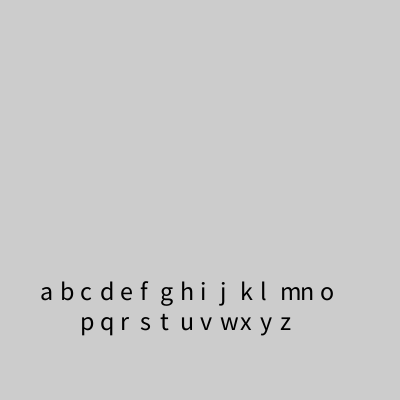
Frame 1 (no input)
Frame 60 (the mouse pressed at the canvas centre just before this capture): identical to frame 1, image omitted
Frame 120 (the mouse held since frame 60 and released just before this capture): identical to frame 1, image omitted

The Processing sketch that drew this single still picture (run headless with seeded random() and noise(); from frame 60 on, the mouse is pressed at the canvas centre):

// Processing sketch: processing_111259
// ── processing_111259.pde

char letter = 'a';
int xpos = 20;
int ypos = 300;
int textX = 20;
int textY = 100;

void setup() {
  size(400, 400);
  fill(0);
  textSize(26);

  for (int i = 0; i < 26; i++) {
    xpos+=20;
    text(letter++, xpos, ypos);

    if (xpos > width -100) {
      ypos+=30;
      xpos= 60;
    }
  }
}

void draw() {
  println(mouseX + " " + mouseY);
}
void mouseClicked() {
  //A button
  if (mouseY > 280 && mouseY < 300 && mouseX > 40 && mouseX < 55) {
    text('a', textX, textY);
    textX+= 20;
  }

  //B button
  if (mouseY > 280 && mouseY < 300 && mouseX > 55 && mouseX < 75) {
    text('b', textX, textY);
    textX+= 20;
  }

  //C button
  if (mouseY > 280 && mouseY < 300 && mouseX > 75 && mouseX < 95) {
    text('c', textX, textY);
    textX+= 20;
  }
  //D button
  if ( mouseY > 280 && mouseY < 300 && mouseX > 95 && mouseX < 115) {
    text('d', textX, textY);
    textX+= 20;
  }
  //E button
  if ( mouseY > 280 && mouseY < 300 && mouseX > 125 && mouseX < 135) {
    text('e', textX, textY);
    textX+= 20;
  }
  //F button
  if ( mouseY > 280 && mouseY < 300 && mouseX > 135 && mouseX < 155) {
    text('f', textX, textY);
    textX+= 20;
  }
  //G button
  if ( mouseY > 280 && mouseY < 300 && mouseX > 156 && mouseX < 175) {
    text('g', textX, textY);
    textX+= 20;
  }
  //h button
  if ( mouseY > 280 && mouseY < 300 && mouseX > 176 && mouseX < 197) {
    text('h', textX, textY);
    textX+= 20;
  }
  //i button
  if ( mouseY > 280 && mouseY < 300 && mouseX > 197 && mouseX < 215) {
    text('i', textX, textY);
    textX+= 20;
  }
  //j button
  if ( mouseY > 280 && mouseY < 300 && mouseX > 216 && mouseX < 231) {
    text('j', textX, textY);
    textX+= 20;
  }
  //k button
  if ( mouseY > 280 && mouseY < 300 && mouseX > 235 && mouseX < 258) {
    text('k', textX, textY);
    textX+= 20;
  }
  //l button
  if ( mouseY > 280 && mouseY < 300 && mouseX > 258 && mouseX < 275) {
    text('l', textX, textY);
    textX+= 20;
  }
  //m button
  if ( mouseY > 280 && mouseY < 300 && mouseX > 275 && mouseX < 301) {
    text('m', textX, textY);
    textX+= 20;
  }
  //n button
  if ( mouseY > 280 && mouseY < 300 && mouseX > 302 && mouseX < 318) {
    text('n', textX, textY);
    textX+= 20;
  }
  //o button
  if ( mouseY > 280 && mouseY < 300 && mouseX > 319 && mouseX < 341) {
    text('o', textX, textY);
    textX+= 20;
  }
  //p button
  if ( mouseY > 310 && mouseY < 341 && mouseX > 79 && mouseX < 98) {
    text('p', textX, textY);
    textX+= 20;
  }
  //q button
  if ( mouseY > 310 && mouseY < 341 && mouseX > 98 && mouseX < 117) {
    text('q', textX, textY);
    textX+= 20;
  }
  //r button
  if ( mouseY > 310 && mouseY < 341 && mouseX > 118 && mouseX < 133) {
    text('r', textX, textY);
    textX+= 20;
  }
  //s button
  if ( mouseY > 310 && mouseY < 341 && mouseX > 133 && mouseX < 156) {
    text('s', textX, textY);
    textX+= 20;
  }
  //t button
  if ( mouseY > 310 && mouseY < 341 && mouseX > 156 && mouseX < 175) {
    text('t', textX, textY);
    textX+= 20;
  }
  //u button
  if ( mouseY > 310 && mouseY < 341 && mouseX > 175 && mouseX < 196) {
    text('u', textX, textY);
    textX+= 20;
  }
  //v button
  if ( mouseY > 310 && mouseY < 341 && mouseX > 196 && mouseX < 219) {
    text('v', textX, textY);
    textX+= 20;
  }
  //w button
  if ( mouseY > 310 && mouseY < 341 && mouseX > 219 && mouseX < 241) {
    text('w', textX, textY);
    textX+= 20;
  }
  //x button
  if ( mouseY > 310 && mouseY < 341 && mouseX > 241 && mouseX < 257) {
    text('x', textX, textY);
    textX+= 20;
  }
  //y button
  if ( mouseY > 310 && mouseY < 341 && mouseX > 257 && mouseX < 276) {
    text('y', textX, textY);
    textX+= 20;
  }
  //z button
  if ( mouseY > 310 && mouseY < 341 && mouseX > 276 && mouseX < 300) {
    text('z', textX, textY);
    textX+= 20;
  }

  //println(mouseX + " " + mouseY);
  if (textX > width - 40) {
    textY += 40;
    textX = 20;
  }
  println(textY);
  println(textX);
}
